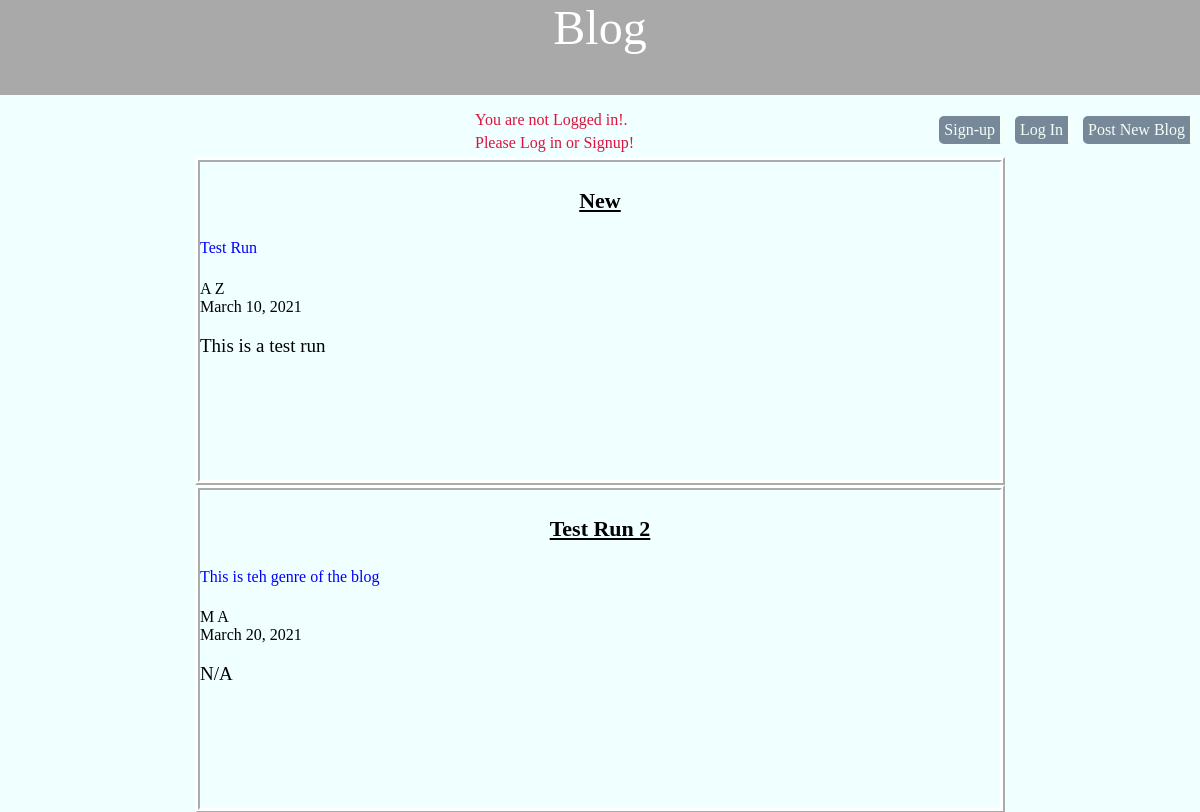
Before: / with the older database file.
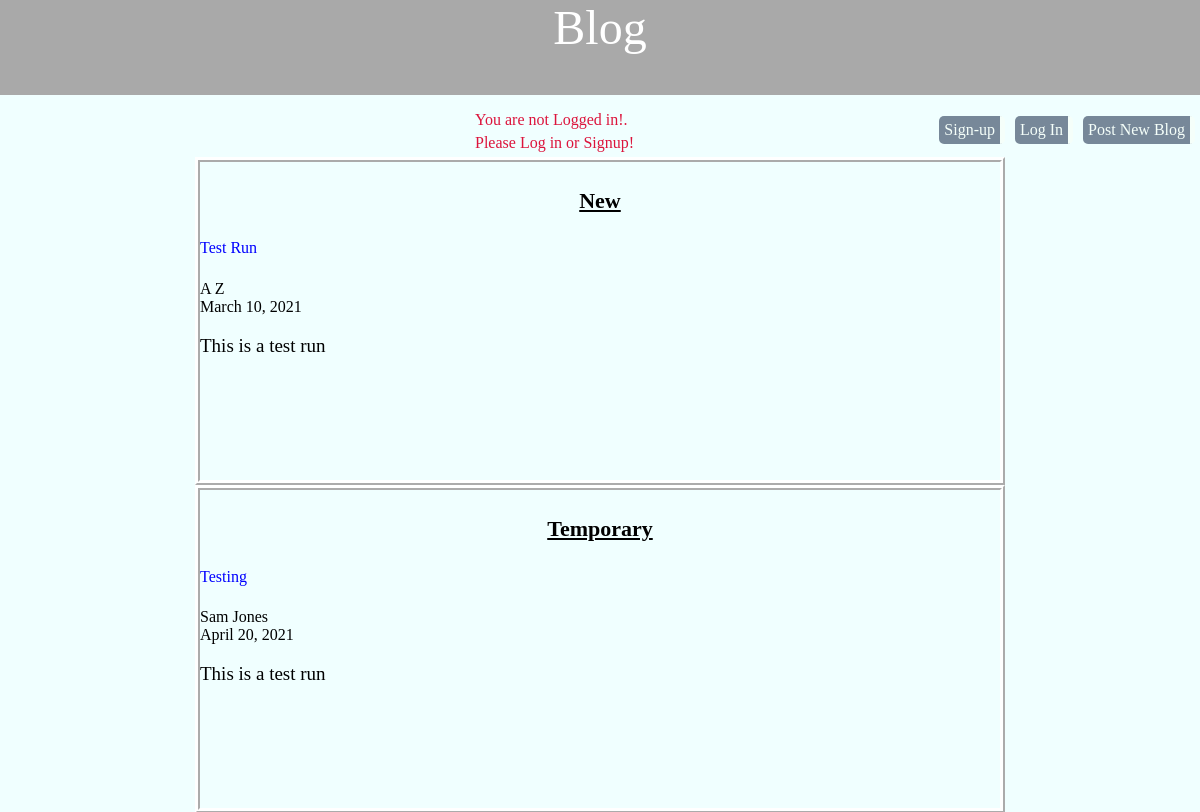
After: the same page with the newer database file.
### blog/models.py (models this page shows, shortened)
class Post(models.Model):
    genre = models.CharField(max_length=50)
    title = models.CharField(max_length=50)
    first_name = models.CharField(max_length=30, default='')
    last_name = models.CharField(max_length=30, default='')
    body = models.TextField()
    post_date = models.DateField(auto_now_add=True)  # self

### blog/views.py (the view)
# urls.py: path('', BlogListView.as_view(), name='home'),
class BlogListView(ListView):
    model = Post
    template_name = 'home.html'

### templates/home.html
{% extends 'base.html' %}
{% block content %}
{% for post in object_list %}
     <body>
          <div class="blog-body">
          <div class="post-title">
          <h3><a href="{% url 'post_detail' post.pk %}">{{ post.title }}</a></h3></div>
          <div class="blog-genre"> {{ post.genre}}</div>
     <div class="post-body ">
           {{post.first_name }}
           {{post.last_name}}
          <br>{{ post.post_date}}
         <p>{{ post.body }}</p>
     </div>
    </div>
   {% endfor %}
{% endblock content %}

### templates/base.html
{% load static %}
 <link href="{% static 'css/base.css' %}" rel="stylesheet">
   <body
        style="background-color: #F0FFFF;">
   </body>
    <html>
      <header>
        <form ALIGN='center'>
          <a class="blog-title"
             href="{% url 'home' %}">
             <font size = "9">Blog</font><br />
          </a>
        </form>
      </header>
   <div class="nav-right">
      <ul>
       <nav>
        <a href="{% url 'post_new' %}">Post New Blog</a>
        <a href="{% url 'login' %}">Log In</a>
        <a href="{% url 'signup' %}">Sign-up</a>
       </nav>
      </ul>
   </div>
    <div>
         {% if user.is_authenticated %}
           <div class="logout">
              <p><a href="{% url 'logout' %}">Log out</a></p>
           </div>
         {% else %}
             <p class="info">You are not Logged in!.</p>
             <p class="info">Please Log in or Signup!</p>
         {% endif %}
    </div>
    {% block content %}
    {% endblock content %}
 </html>

### static/css/base.css (style rules this page uses)
header { background: #A9A9A9; height:95px; }
body { margin: 0; padding: 0; }
.blog-title { color: #FFFFFF; text-decoration: none; }
.blog-genre { height: 5%; color: #0000FF }
.post-title, h3 a { color: #000000; background:#F0FFFF; font-size: 22px; }
.post-title { text-align: center; }
.blog-body { width: 800px; margin: 0 auto; border-style: ridge; border-width: 5px; border-color: white; }
.post-body { color: #000000; background: #FFFFFF; height: 200px; background:#F0FFFF; overflow: hidden; }
.post-body p { font-size: 19px; font-color: #000000; background:#F0FFFF; }
.nav-right a { background: #778899; color:#F5FFFA; text-decoration: none; float: right; padding: 5px; border-radius: 5px; display: block; border-right:solid 5px; margin:5px; }
.info { color: #DC143C; width:250px; margin:5px auto; }

Changed rows visible on the page:
removed Post: title "Test Run 2", genre "This is teh genre of the blog", first_name "M", last_name "A", post_date "March 20, 2021", body "N/A"
added Post: title "Temporary", genre "Testing", first_name "Sam", last_name "Jones", post_date "April 20, 2021", body "This is a test run"
